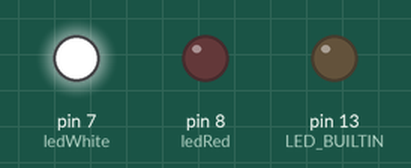
A sketch run on a simulated Arduino Uno, built with avr-gcc and run on an emulated ATmega328P. On the bench: output pins drawn as LEDs (lit = HIGH).

Above: at 0.2 s.
At 1.7 s:
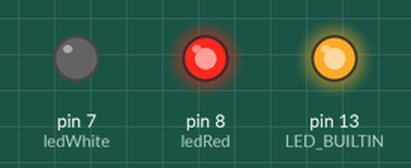
Timing chart, 0 to 3.0 s (numbered marks = the images above):
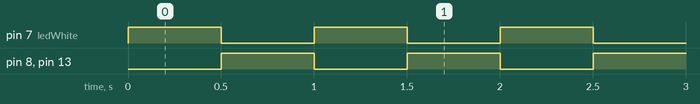

Measured:
- by itself, pin 7 (ledWhite), pin 8 (ledRed), pin 13 (LED_BUILTIN): alternates HIGH for 0.50 s and LOW for 0.50 s

The sketch:

LED_BLINK.ino
```cpp
int ledWhite  = 7;  // LED connected to digital pin 7
int ledRed    = 8;  // LED connected to digital pin 8
void setup() {
  // initialize digital pin
  pinMode(LED_BUILTIN, OUTPUT);
  pinMode(ledWhite, OUTPUT);  // sets the digital pin 7 as output
  pinMode(ledRed, OUTPUT);  // sets the digital pin 8 as output

}
void loop() {
    digitalWrite(LED_BUILTIN, LOW);
    digitalWrite(ledWhite, HIGH);
    digitalWrite(ledRed, LOW);
    delay(500);
    digitalWrite(LED_BUILTIN, HIGH);
    digitalWrite(ledWhite, LOW);
    digitalWrite(ledRed, HIGH);
    delay(500);
}
```
